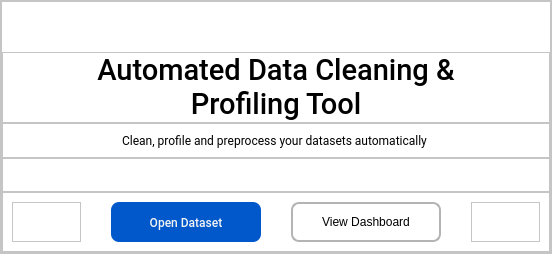
               <widget class="QWidget" name="home_page">
                <layout class="QVBoxLayout" name="verticalLayout_5">
                 <property name="spacing">
                  <number>0</number>
                 </property>
                 <property name="leftMargin">
                  <number>0</number>
                 </property>
                 <property name="topMargin">
                  <number>0</number>
                 </property>
                 <property name="rightMargin">
                  <number>0</number>
                 </property>
                 <property name="bottomMargin">
                  <number>0</number>
                 </property>
                 <item>
                  <widget class="QFrame" name="frame_8">
                   <property name="styleSheet">
                    <string notr="true">background-color: rgb(255, 255, 255);</string>
                   </property>
                   <property name="frameShape">
                    <enum>QFrame::StyledPanel</enum>
                   </property>
                   <property name="frameShadow">
                    <enum>QFrame::Raised</enum>
                   </property>
                   <layout class="QHBoxLayout" name="horizontalLayout_2">
                    <property name="spacing">
                     <number>0</number>
                    </property>
                    <property name="leftMargin">
                     <number>0</number>
                    </property>
                    <property name="topMargin">
                     <number>0</number>
                    </property>
                    <property name="rightMargin">
                     <number>0</number>
                    </property>
                    <property name="bottomMargin">
                     <number>0</number>
                    </property>
                    <item>
                     <widget class="QFrame" name="frame">
                      <property name="frameShape">
                       <enum>QFrame::StyledPanel</enum>
                      </property>
                      <property name="frameShadow">
                       <enum>QFrame::Raised</enum>
                      </property>
                     </widget>
                    </item>
                    <item>
                     <widget class="QFrame" name="frame_3">
                      <property name="minimumSize">
                       <size>
                        <width>550</width>
                        <height>0</height>
                       </size>
                      </property>
                      <property name="frameShape">
                       <enum>QFrame::StyledPanel</enum>
                      </property>
                      <property name="frameShadow">
                       <enum>QFrame::Raised</enum>
                      </property>
                      <layout class="QVBoxLayout" name="verticalLayout_6">
                       <property name="spacing">
                        <number>0</number>
                       </property>
                       <property name="leftMargin">
                        <number>0</number>
                       </property>
                       <property name="topMargin">
                        <number>50</number>
                       </property>
                       <property name="rightMargin">
                        <number>0</number>
                       </property>
                       <property name="bottomMargin">
                        <number>0</number>
                       </property>
                       <item>
                        <widget class="QFrame" name="frame_4">
                         <property name="frameShape">
                          <enum>QFrame::StyledPanel</enum>
                         </property>
                         <property name="frameShadow">
                          <enum>QFrame::Raised</enum>
                         </property>
                         <layout class="QHBoxLayout" name="horizontalLayout_7">
                          <property name="spacing">
                           <number>0</number>
                          </property>
                          <property name="leftMargin">
                           <number>0</number>
                          </property>
                          <property name="topMargin">
                           <number>0</number>
                          </property>
                          <property name="rightMargin">
                           <number>0</number>
                          </property>
                          <property name="bottomMargin">
                           <number>0</number>
                          </property>
                          <item>
                           <widget class="QLabel" name="label">
                            <property name="font">
                             <font>
                              <family>Roboto Medium</family>
                              <pointsize>22</pointsize>
                             </font>
                            </property>
                            <property name="text">
                             <string>Automated Data Cleaning &amp;&lt;br&gt;Profiling Tool</string>
                            </property>
                            <property name="alignment">
                             <set>Qt::AlignCenter</set>
                            </property>
                            <property name="wordWrap">
                             <bool>false</bool>
                            </property>
                           </widget>
                          </item>
                         </layout>
                        </widget>
                       </item>
                       <item>
                        <widget class="QFrame" name="frame_6">
                         <property name="maximumSize">
                          <size>
                           <width>16777215</width>
                           <height>50</height>
                          </size>
                         </property>
                         <property name="frameShape">
                          <enum>QFrame::StyledPanel</enum>
                         </property>
                         <property name="frameShadow">
                          <enum>QFrame::Raised</enum>
                         </property>
                         <layout class="QHBoxLayout" name="horizontalLayout_9">
                          <item>
                           <widget class="QLabel" name="label_2">
                            <property name="font">
                             <font>
                              <family>Roboto</family>
                              <pointsize>9</pointsize>
                             </font>
                            </property>
                            <property name="text">
                             <string>Clean, profile and preprocess your datasets automatically </string>
                            </property>
                            <property name="alignment">
                             <set>Qt::AlignCenter</set>
                            </property>
                           </widget>
                          </item>
                         </layout>
                        </widget>
                       </item>
                       <item>
                        <widget class="QFrame" name="frame_11">
                         <property name="frameShape">
                          <enum>QFrame::StyledPanel</enum>
                         </property>
                         <property name="frameShadow">
                          <enum>QFrame::Raised</enum>
                         </property>
                         <layout class="QHBoxLayout" name="horizontalLayout_10">
                          <item>
                           <widget class="QPushButton" name="pushButton_2">
                            <property name="maximumSize">
                             <size>
                              <width>16777215</width>
                              <height>250</height>
                             </size>
                            </property>
                            <property name="styleSheet">
                             <string notr="true">border:none;
background:none;</string>
                            </property>
                            <property name="text">
                             <string/>
                            </property>
                            <property name="icon">
                             <iconset>
                              <normaloff>../assets/icons/data-cleansing-1024x683.png</normaloff>../assets/icons/data-cleansing-1024x683.png</iconset>
                            </property>
                            <property name="iconSize">
                             <size>
                              <width>400</width>
                              <height>400</height>
                             </size>
                            </property>
                           </widget>
                          </item>
                         </layout>
                        </widget>
                       </item>
                       <item>
                        <widget class="QFrame" name="frame_12">
                         <property name="frameShape">
                          <enum>QFrame::StyledPanel</enum>
                         </property>
                         <property name="frameShadow">
                          <enum>QFrame::Raised</enum>
                         </property>
                         <layout class="QHBoxLayout" name="horizontalLayout_11">
                          <property name="spacing">
                           <number>30</number>
                          </property>
                          <item>
                           <widget class="QFrame" name="frame_14">
                            <property name="frameShape">
                             <enum>QFrame::StyledPanel</enum>
                            </property>
                            <property name="frameShadow">
                             <enum>QFrame::Raised</enum>
                            </property>
                           </widget>
                          </item>
                          <item>
                           <widget class="QPushButton" name="button_open_dataset">
                            <property name="minimumSize">
                             <size>
                              <width>150</width>
                              <height>40</height>
                             </size>
                            </property>
                            <property name="maximumSize">
                             <size>
                              <width>150</width>
                              <height>40</height>
                             </size>
                            </property>
                            <property name="font">
                             <font>
                              <family>Roboto Medium</family>
                              <pointsize>9</pointsize>
                             </font>
                            </property>
                            <property name="cursor">
                             <cursorShape>PointingHandCursor</cursorShape>
                            </property>
                            <property name="styleSheet">
                             <string notr="true">QPushButton{
	border:none;
	color: rgb(244, 244, 244);
	background-color: rgb(1, 88, 203);
	border-radius:8px;
}

QPushButton:hover{
	background-color: rgb(0, 62, 186);
}</string>
                            </property>
                            <property name="text">
                             <string>Open Dataset</string>
                            </property>
                           </widget>
                          </item>
                          <item>
                           <widget class="QPushButton" name="button_view_dashboard">
                            <property name="minimumSize">
                             <size>
                              <width>150</width>
                              <height>40</height>
                             </size>
                            </property>
                            <property name="maximumSize">
                             <size>
                              <width>150</width>
                              <height>40</height>
                             </size>
                            </property>
                            <property name="cursor">
                             <cursorShape>PointingHandCursor</cursorShape>
                            </property>
                            <property name="styleSheet">
                             <string notr="true">QPushButton{
	border:none;
	border-radius:8px;
	border: 2px solid rgb(180, 180, 180)
}

QPushButton:hover{
	background-color: rgb(226, 226, 226);
}</string>
                            </property>
                            <property name="text">
                             <string>View Dashboard</string>
                            </property>
                           </widget>
                          </item>
                          <item>
                           <widget class="QFrame" name="frame_15">
                            <property name="frameShape">
                             <enum>QFrame::StyledPanel</enum>
                            </property>
                            <property name="frameShadow">
                             <enum>QFrame::Raised</enum>
                            </property>
                           </widget>
                          </item>
                         </layout>
                        </widget>
                       </item>
                       <item>
                        <widget class="QFrame" name="frame_13">
                         <property name="frameShape">
                          <enum>QFrame::StyledPanel</enum>
                         </property>
                         <property name="frameShadow">
                          <enum>QFrame::Raised</enum>
                         </property>
                        </widget>
                       </item>
                      </layout>
                     </widget>
                    </item>
                    <item>
                     <widget class="QFrame" name="frame_2">
                      <property name="frameShape">
                       <enum>QFrame::StyledPanel</enum>
                      </property>
                      <property name="frameShadow">
                       <enum>QFrame::Raised</enum>
                      </property>
                     </widget>
                    </item>
                   </layout>
                  </widget>
                 </item>
                </layout>
               </widget>
